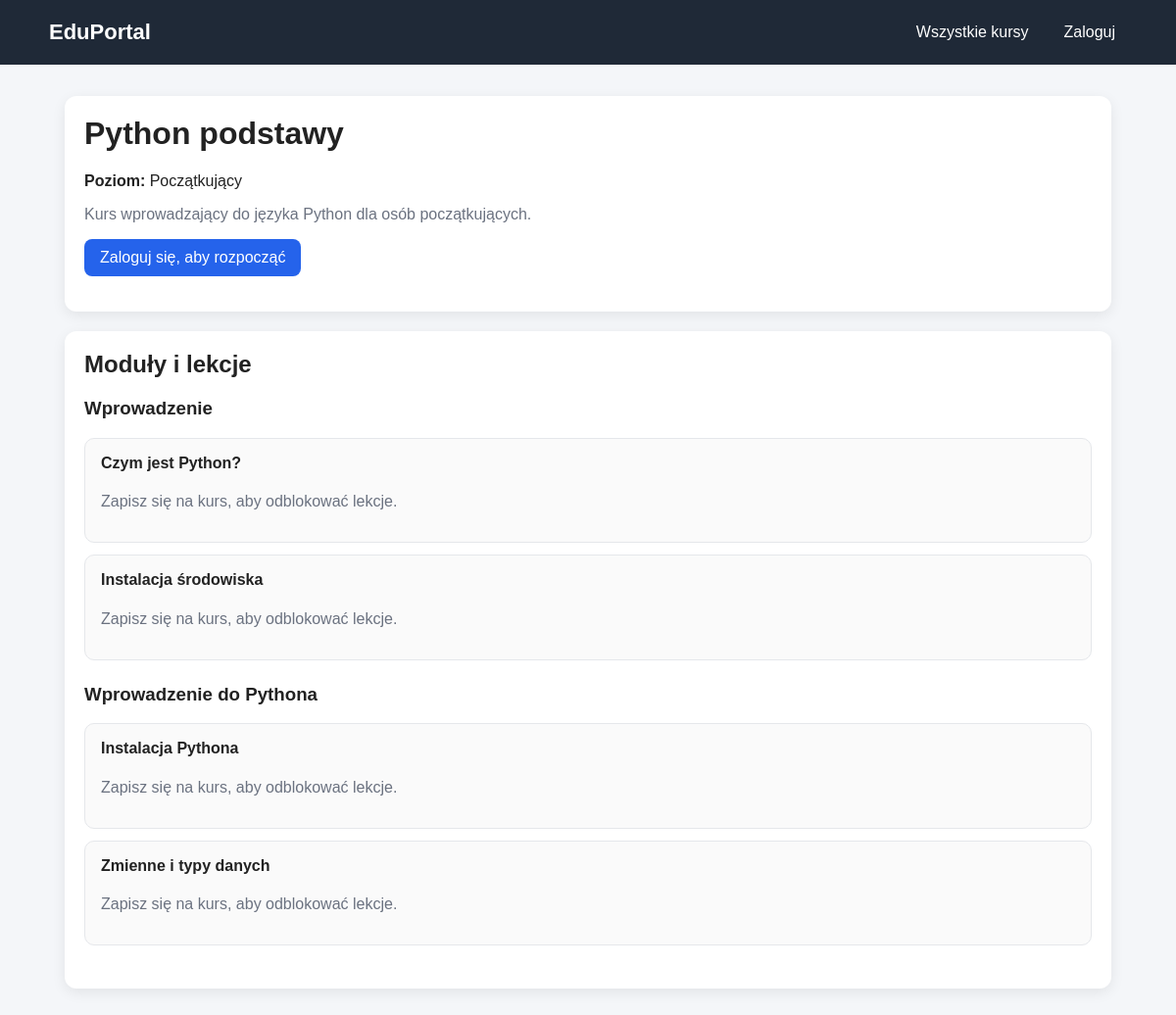
The app's page /course/1/ with its own data.
### courses/models.py (models this page shows, shortened)
class Course(models.Model):
    BEGINNER = "beginner"
    INTERMEDIATE = "intermediate"
    ADVANCED = "advanced"
    LEVEL_CHOICES = [
        (BEGINNER, "Początkujący"),
        (INTERMEDIATE, "Średniozaawansowany"),
        (ADVANCED, "Zaawansowany"),
    ]
    title = models.CharField(max_length=200)
    description = models.TextField()
    level = models.CharField(max_length=20, choices=LEVEL_CHOICES)

class Module(models.Model):
    course = models.ForeignKey(Course, on_delete=models.CASCADE)
    title = models.CharField(max_length=200)

class Lesson(models.Model):
    module = models.ForeignKey(Module, on_delete=models.CASCADE)
    title = models.CharField(max_length=200)
    content = models.TextField()

### courses/views.py (the view)
# urls.py: path("course/<int:pk>/", views.course_detail, name="course_detail"),
def course_detail(request, pk):
    course = get_object_or_404(Course, pk=pk)
    modules = course.module_set.all()
    progress = build_course_progress(request.user, course)
    context = {
        "course": course,
        "modules": modules,
        "is_enrolled": progress["is_enrolled"],
        "completed_lesson_ids": progress["completed_lesson_ids"],
        "total_lessons": progress["total_lessons"],
        "completed_lessons": progress["completed_lessons"],
        "progress_percent": progress["progress_percent"],
        "is_completed": progress["is_completed"],
        "next_lesson": progress["next_lesson"],
    }
    return render(request, "courses/course_detail.html", context)

### courses/views.py (called while the page is built, shortened)
def get_course_lessons(course):
    return Lesson.objects.filter(module__course=course).order_by("module_id", "id")

def build_course_progress(user, course):
    lessons = get_course_lessons(course)
    total_lessons = lessons.count()
    completed_lesson_ids = set()
    completed_lessons = 0
    progress_percent = 0
    is_enrolled = False
    is_completed = False
    next_lesson = None
    return {
        "lessons": lessons,
        "total_lessons": total_lessons,
        "completed_lesson_ids": completed_lesson_ids,
        "completed_lessons": completed_lessons,
        "progress_percent": progress_percent,
        "is_enrolled": is_enrolled,
        "is_completed": is_completed,
        "next_lesson": next_lesson,
    }

### courses/templates/courses/course_detail.html
{% extends "base.html" %}
{% block content %}
<div class="card">
    <h1>{{ course.title }}</h1>
    <p><strong>Poziom:</strong> {{ course.get_level_display }}</p>
    <p class="muted">{{ course.description }}</p>
    {% if user.is_authenticated %}
        {% if is_enrolled %}
            <p>
                <span class="badge badge-success">Jesteś zapisany na ten kurs</span>
                {% if is_completed %}
                    <span class="badge badge-gold">Kurs ukończony</span>
                {% endif %}
            </p>
            <div class="progress-wrapper">
                <div class="progress-bar" style="width: {{ progress_percent }}%;"></div>
            </div>
            <p class="muted">
                Postęp: {{ completed_lessons }} / {{ total_lessons }} lekcji ({{ progress_percent }}%)
            </p>
            <div class="actions">
                {% if not is_completed and next_lesson %}
                    <a href="{% url 'courses:continue_course' course.pk %}" class="btn btn-success">Kontynuuj naukę</a>
                {% endif %}
                {% if is_completed %}
                    <a href="{% url 'courses:course_certificate' course.pk %}" class="btn btn-gold">Zobacz certyfikat</a>
                {% endif %}
            </div>
        {% else %}
            <form method="post" action="{% url 'courses:enroll_course' course.pk %}">
                {% csrf_token %}
                <button type="submit" class="btn">Zapisz się na kurs</button>
            </form>
        {% endif %}
    {% else %}
        <p>
            <a href="{% url 'login' %}" class="btn">Zaloguj się, aby rozpocząć</a>
        </p>
    {% endif %}
</div>
<div class="card">
    <h2>Moduły i lekcje</h2>
    {% for module in modules %}
        <div style="margin-bottom: 24px;">
            <h3>{{ module.title }}</h3>
            {% if module.lesson_set.all %}
                <ul class="lesson-list">
                    {% for lesson in module.lesson_set.all %}
                        <li class="lesson-item">
                            <h4>
                                {% if is_enrolled %}
                                    <a href="{% url 'courses:lesson_detail' lesson.pk %}" style="text-decoration:none; color:#111827;">
                                        {{ lesson.title }}
                                    </a>
                                {% else %}
                                    {{ lesson.title }}
                                {% endif %}
                            </h4>
                            {% if user.is_authenticated and is_enrolled %}
                                {% if lesson.id in completed_lesson_ids %}
                                    <p><span class="badge badge-success">Ukończona</span></p>
                                {% else %}
                                    <p><span class="badge badge-info">Nieukończona</span></p>
                                {% endif %}
                                <a href="{% url 'courses:lesson_detail' lesson.pk %}" class="btn btn-secondary">Otwórz lekcję</a>
                            {% else %}
                                <p class="muted">Zapisz się na kurs, aby odblokować lekcje.</p>
                            {% endif %}
                        </li>
                    {% endfor %}
                </ul>
            {% else %}
                <p>Brak lekcji w tym module.</p>
            {% endif %}
        </div>
    {% empty %}
        <p>Brak modułów w tym kursie.</p>
    {% endfor %}
</div>
{% endblock %}

### courses/templates/base.html (style rules this page uses)
* { box-sizing: border-box; }
body { margin: 0; font-family: Arial, sans-serif; background: #f4f6f9; color: #222; }
.card { background: white; border-radius: 12px; padding: 20px; margin-bottom: 20px; box-shadow: 0 4px 14px rgba(0,0,0,0.08); }
.btn { display: inline-block; background: #2563eb; color: white; text-decoration: none; border: none; padding: 10px 16px; border-radius: 8px; cursor: pointer; }
.muted { color: #6b7280; }
.lesson-list, .course-list { list-style: none; padding: 0; margin: 0; }
.lesson-item, .course-item { border: 1px solid #e5e7eb; border-radius: 10px; padding: 16px; margin-bottom: 12px; background: #fafafa; }
h1, h2, h3, h4 { margin-top: 0; }

### records on screen
Course: title "Python podstawy", level "Początkujący", description "Kurs wprowadzający do języka Python dla osób początkujących."
Module: title "Wprowadzenie"
Lesson: title "Czym jest Python?"
Lesson: title "Instalacja środowiska"
Module: title "Wprowadzenie do Pythona"
Lesson: title "Instalacja Pythona"
Lesson: title "Zmienne i typy danych"
